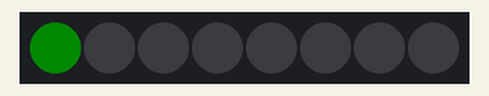
This sketch was run on a simulated Arduino Uno, built with avr-gcc and run on an emulated ATmega328P. On the bench: 8 RGB LEDs in strip order, left to right. Dim RGB values are drawn brighter than linear.

Above: at 0.01 s.
At 0.77 s:
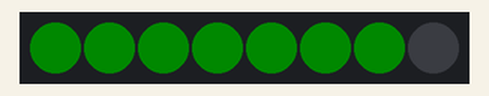
Timing chart, 0 to 40.0 s (numbered marks = the images above):
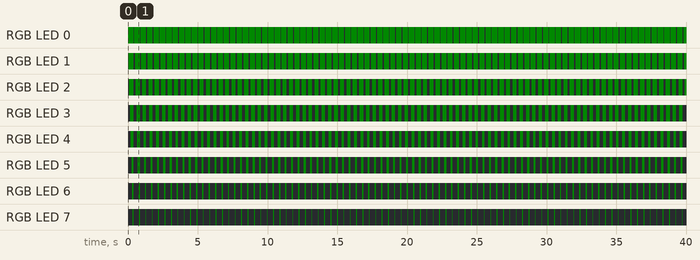

The sketch:

RC_neopixel_8_circle_test.ino
```cpp
#include <Adafruit_NeoPixel.h>

#define NEO_PIN 3
Adafruit_NeoPixel strip = Adafruit_NeoPixel(8, NEO_PIN, NEO_GRB+NEO_KHZ800);

void setup() {
  strip.begin();
  strip.show();
}

void loop() {
    warningOn(strip.Color(0,10,0),50);
    warningOff();
    delay(50);
}

void warningOn(uint32_t c, uint8_t wait){
  for(uint16_t i=0;i<strip.numPixels();i++){
    strip.setPixelColor(i,c);
    strip.show();
    delay(wait);
  }
}

void warningOff(){
  uint32_t c = 0;
  for(uint16_t i=0;i<strip.numPixels();i++){
    strip.setPixelColor(i,c);
    strip.show();
  }
}
```

Measured:
- by itself, RGB LED 0: alternates RGB(0, 10, 0) for 0.41 s and off for 0.05 s
- by itself, RGB LED 1: alternates RGB(0, 10, 0) for 0.36 s and off for 0.10 s
- by itself, RGB LED 2: alternates RGB(0, 10, 0) for 0.31 s and off for 0.15 s
- by itself, RGB LED 3: alternates RGB(0, 10, 0) for 0.26 s and off for 0.20 s
- by itself, RGB LED 4: alternates RGB(0, 10, 0) for 0.21 s and off for 0.25 s
- by itself, RGB LED 5: alternates RGB(0, 10, 0) for 0.15 s and off for 0.30 s
- by itself, RGB LED 6: alternates RGB(0, 10, 0) for 0.10 s and off for 0.35 s
- by itself, RGB LED 7: alternates RGB(0, 10, 0) for 0.05 s and off for 0.40 s
